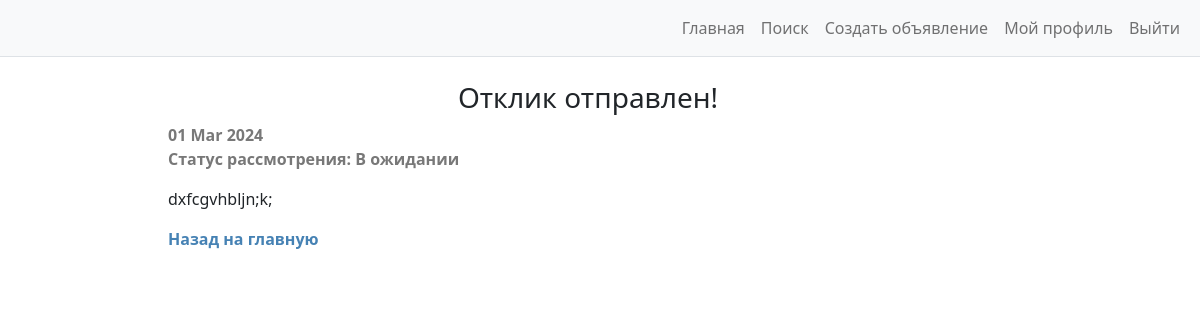
Before: /29/reply/detail (signed in) with the older database file.
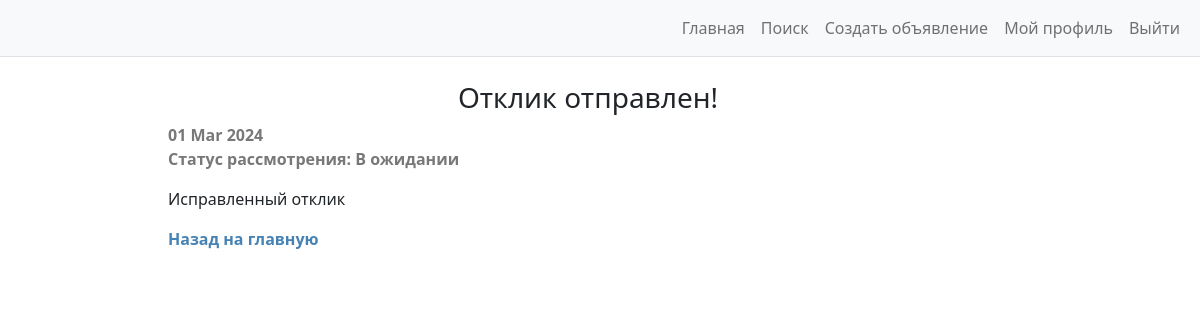
After: the same page with the newer database file.
### advertisments/models.py (models this page shows, shortened)
class Reply(models.Model):
    author = models.ForeignKey(
        to=User,
        on_delete=models.CASCADE,
    )
    date_sent = models.DateTimeField(
        auto_now_add=True,
    )
    ad = models.ForeignKey(
        to=Ad,
        on_delete=models.CASCADE,
        related_name='replies_to_ad',
    )
    text = models.TextField(
        blank=True,
    )
    is_accepted = models.BooleanField(
        default=False
    )
    class Meta:
        ordering = ['date_sent']
        verbose_name = 'Отклик'
        verbose_name_plural = 'Отклики'

### advertisments/views.py (the view)
# urls.py: path('<int:pk>/reply/detail', ReplyDetailView.as_view(), name='reply_detail'),
class ReplyDetailView(LoginRequiredMixin, DetailView):
    model = Reply
    context_object_name = 'reply'
    template_name = 'reply_user_detail.html'
    def get_context_data(self, **kwargs):
        context = super().get_context_data(**kwargs)
        current_reply = Reply.objects.get(pk=self.kwargs['pk'])
        context['reply_date'] = current_reply.date_sent
        context['reply_text'] = current_reply.text
        is_accepted = current_reply.is_accepted
        if is_accepted is True:
            context['is_accepted'] = 'Отклик принят'
        else:
            context['is_accepted'] = 'В ожидании'
        return context

### advertisments/templates/reply_user_detail.html
{% extends 'base.html' %}
{% block content %}
<div class="container-fluid" id="centerLayer">
    <h3 class="mt-4" align="center">Отклик отправлен!</h3>
    <p style="color:rgb(120, 120, 120)">
        <b>
            {{ reply_date|date:'d M Y' }}
            <br />
            Статус рассмотрения: {{ is_accepted }}
        </b>
        <br />
    </p>
    <p>
        {{ reply_text|striptags }}
    </p>
    <a href="{% url 'ads_list' %}" style="color: #4682B4">
        <b>Назад на главную</b>
    </a>
</div>
<br>
{% endblock content %}

Changed rows visible on the page:
changed Reply: text "dxfcgvhbljn;k;" → "Исправленный отклик"
